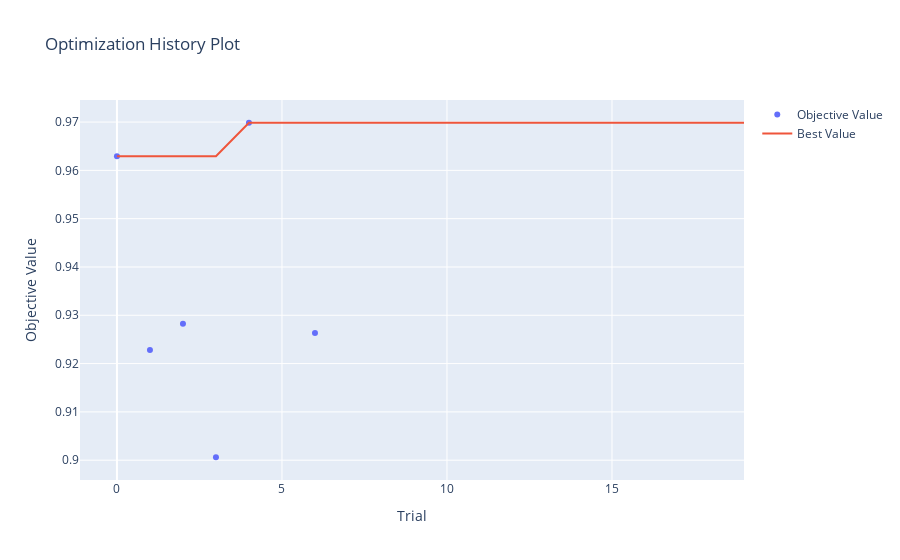
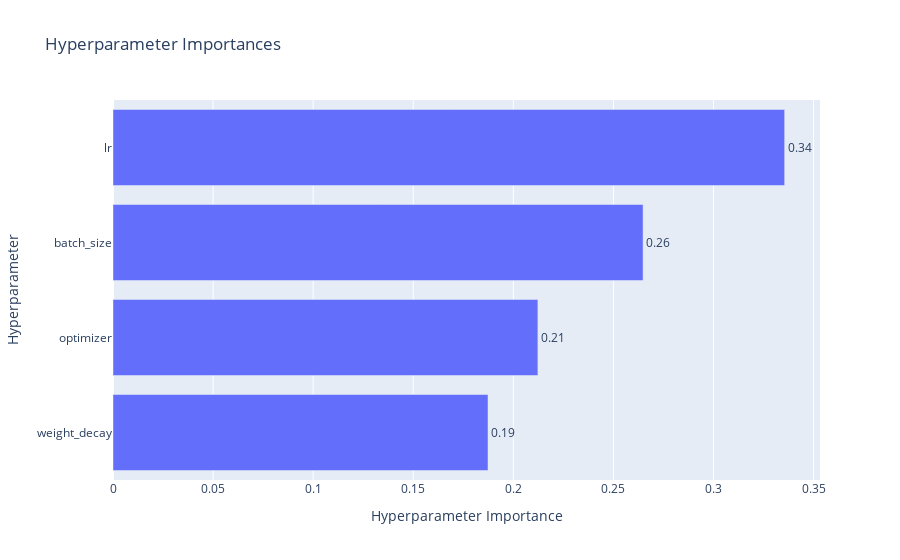
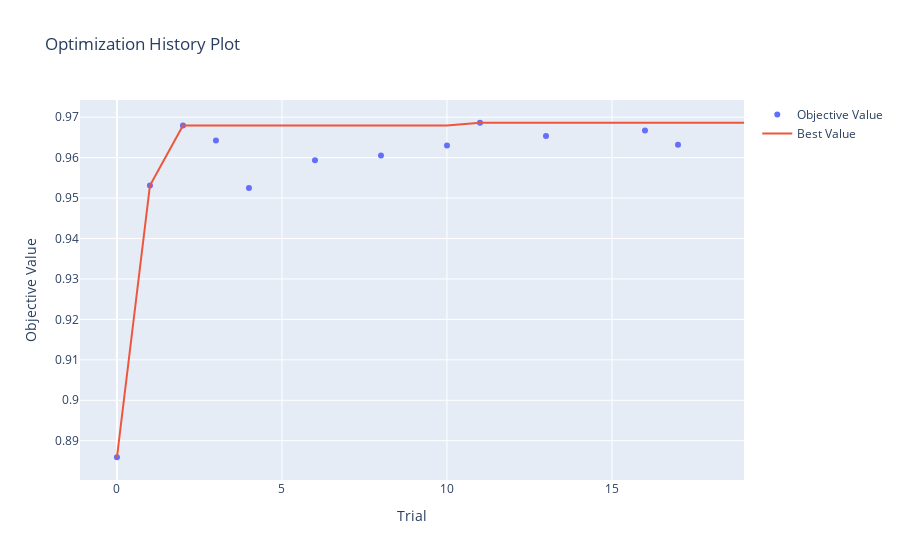
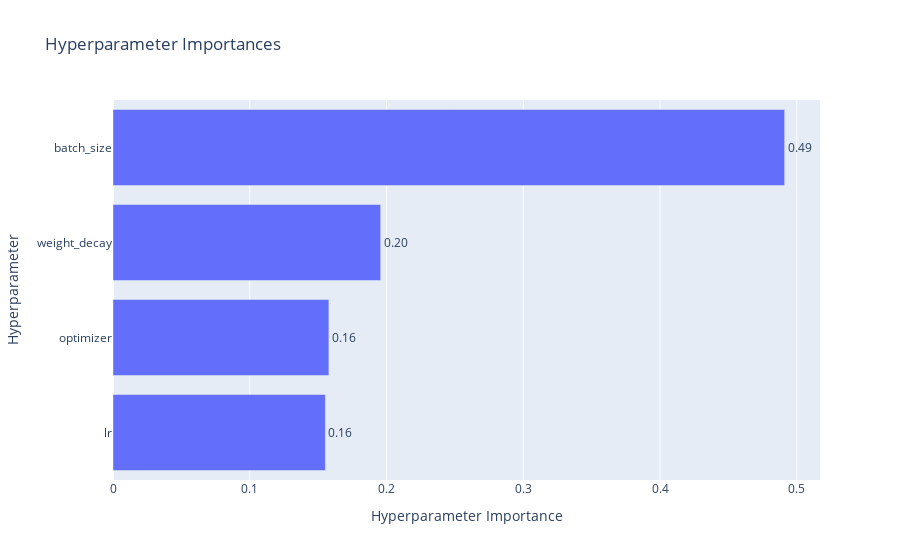

These figures' notebook cell, in order:
### Code cell
device = torch.device("cuda" if torch.cuda.is_available() else "cpu")

def define_model(model_name):
    if model_name == "resnet50":
        model = models.resnet50(pretrained=True)
        model.fc = nn.Linear(model.fc.in_features, 2)
    elif model_name == "densenet121":
        model = models.densenet121(pretrained=True)
        model.classifier = nn.Linear(model.classifier.in_features, 2)
    elif model_name == "vit_b_16":
        model = timm.create_model("vit_base_patch16_224", pretrained=True)
        model.head = nn.Linear(model.head.in_features, 2)
    elif model_name == "swin_t":
        model = timm.create_model("swin_tiny_patch4_window7_224", pretrained=True, num_classes=2)
    return model

def objective(trial, model_name):
    # Build model
    model = define_model(model_name).to(device)

    # Hyperparameters
    lr = trial.suggest_float("lr", 1e-5, 1e-3, log=True)
    optimizer_name = trial.suggest_categorical("optimizer", ["Adam", "AdamW", "SGD"])
    weight_decay = trial.suggest_float("weight_decay", 1e-5, 1e-3, log=True)
    batch_size = trial.suggest_categorical("batch_size", [16, 32, 64])
    
    # Load & transform data
    train_transform = transforms.Compose([
        transforms.Resize((224, 224)),
        transforms.RandomHorizontalFlip(p=0.5),
        transforms.RandomRotation(degrees=10),  
        transforms.ColorJitter(brightness=0.2, contrast=0.2),
        transforms.ToTensor(),
        transforms.Normalize([0.5], [0.5])
    ])

    val_transform  = transforms.Compose([
        transforms.Resize((224, 224)),
        transforms.ToTensor(),
        transforms.Normalize([0.5], [0.5])
    ])

    train_dataset = datasets.ImageFolder("datasets1/train", transform=train_transform)
    val_dataset = datasets.ImageFolder("datasets1/val", transform=val_transform)

    train_loader = DataLoader(train_dataset, batch_size=batch_size, shuffle=True)
    val_loader = DataLoader(val_dataset, batch_size=batch_size)

    # Optimizer
    if optimizer_name == "Adam":
        optimizer = optim.Adam(model.parameters(), lr=lr, weight_decay=weight_decay)
    elif optimizer_name == "AdamW":
        optimizer = optim.AdamW(model.parameters(), lr=lr, weight_decay=weight_decay)
    else:
        optimizer = optim.SGD(model.parameters(), lr=lr, momentum=0.9, weight_decay=weight_decay)
 
    loss_fn = nn.CrossEntropyLoss()

    # Training loop
    for epoch in range(5):
        model.train()
        for inputs, labels in train_loader:
            inputs, labels = inputs.to(device), labels.to(device)
            optimizer.zero_grad()
            outputs = model(inputs)
            loss =  loss_fn(outputs, labels)
            loss.backward()
            optimizer.step()

        # Validation at each epoch for pruning
        model.eval()
        all_preds = []
        all_labels = []

        with torch.no_grad():
            for inputs, labels in val_loader:
                inputs, labels = inputs.to(device), labels.to(device)
                outputs = model(inputs)
                _, preds = torch.max(outputs, 1)
                all_preds.extend(preds.cpu().numpy())
                all_labels.extend(labels.cpu().numpy())

        epoch_f1 = f1_score(all_labels, all_preds, average='macro')
        
        # Report to Optuna
        trial.report(epoch_f1, epoch)

        # Check if trial should be pruned
        if trial.should_prune():
            raise optuna.exceptions.TrialPruned()

    # Validation
    model.eval()
    all_preds = []
    all_labels = []

    with torch.no_grad():
        for inputs, labels in val_loader:
            inputs, labels = inputs.to(device), labels.to(device)
            outputs = model(inputs)
            _, preds = torch.max(outputs, 1)
            all_preds.extend(preds.cpu().numpy())
            all_labels.extend(labels.cpu().numpy())

    # Calculate macro F1 score
    macro_f1 = f1_score(all_labels, all_preds, average='macro')
    return macro_f1

for model_name in ["resnet50", "densenet121", "vit_b_16", "swin_t"]:
    print(f"Running Optuna study for {model_name}")

    storage = f"sqlite:///hyperparameter/optuna_{model_name}.sqlite"

    pruner = optuna.pruners.MedianPruner(n_startup_trials=5, n_warmup_steps=1)

    study = optuna.create_study(direction="maximize", study_name=model_name, storage=storage, load_if_exists=True, pruner=pruner)
    
    print(f"Trials already completed: {len(study.trials)}")
    
    if len(study.trials) < 20:
        study.optimize(partial(objective, model_name=model_name), n_trials=20 - len(study.trials))

    # Save or print results
    print(f"Best trial for {model_name}:")
    print(study.best_trial)

    optuna.visualization.plot_optimization_history(study).show()
    optuna.visualization.plot_param_importances(study).show()

### Figure 1 — Plotly figure (JSON) as saved in the notebook; plotly's stock layout.template omitted (floating-point values rounded to 4 significant figures)
{"data": [{"mode": "markers", "name": "Objective Value", "type": "scatter", "x": [0, 1, 2, 3, 4, 6], "y": [0.9629, 0.9228, 0.9283, 0.9006, 0.9699, 0.9263]}, {"mode": "lines", "name": "Best Value", "type": "scatter", "x": [0, 1, 2, 3, 4, 5, 6, 7, 8, 9, 10, 11, 12, 13, 14, 15, 16, 17, 18, 19], "y": [0.9629, 0.9629, 0.9629, 0.9629, 0.9699, 0.9699, 0.9699, 0.9699, 0.9699, 0.9699, 0.9699, 0.9699, 0.9699, 0.9699, 0.9699, 0.9699, 0.9699, 0.9699, 0.9699, 0.9699]}, {"marker": {"color": "#cccccc"}, "mode": "markers", "name": "Infeasible Trial", "showlegend": false, "type": "scatter", "x": [], "y": []}], "layout": {"title": {"text": "Optimization History Plot"}, "xaxis": {"title": {"text": "Trial"}}, "yaxis": {"title": {"text": "Objective Value"}}}}

### Figure 2 — Plotly figure (JSON) as saved in the notebook; plotly's stock layout.template omitted (floating-point values rounded to 4 significant figures)
{"data": [{"cliponaxis": false, "hovertemplate": ["weight_decay (FloatDistribution): 0.187354024733409<extra></extra>", "optimizer (CategoricalDistribution): 0.2122743834320252<extra></extra>", "batch_size (CategoricalDistribution): 0.26481945771680276<extra></extra>", "lr (FloatDistribution): 0.3355521341177629<extra></extra>"], "name": "Objective Value", "orientation": "h", "text": ["0.19", "0.21", "0.26", "0.34"], "textposition": "outside", "type": "bar", "x": [0.1874, 0.2123, 0.2648, 0.3356], "y": ["weight_decay", "optimizer", "batch_size", "lr"]}], "layout": {"title": {"text": "Hyperparameter Importances"}, "xaxis": {"title": {"text": "Hyperparameter Importance"}}, "yaxis": {"title": {"text": "Hyperparameter"}}}}

### Figure 3 — Plotly figure (JSON) as saved in the notebook; plotly's stock layout.template omitted (floating-point values rounded to 4 significant figures)
{"data": [{"mode": "markers", "name": "Objective Value", "type": "scatter", "x": [0, 1, 2, 3, 4, 6, 8, 10, 11, 13, 16, 17], "y": [0.8859, 0.9531, 0.968, 0.9642, 0.9525, 0.9593, 0.9605, 0.963, 0.9686, 0.9653, 0.9667, 0.9632]}, {"mode": "lines", "name": "Best Value", "type": "scatter", "x": [0, 1, 2, 3, 4, 5, 6, 7, 8, 9, 10, 11, 12, 13, 14, 15, 16, 17, 18, 19], "y": [0.8859, 0.9531, 0.968, 0.968, 0.968, 0.968, 0.968, 0.968, 0.968, 0.968, 0.968, 0.9686, 0.9686, 0.9686, 0.9686, 0.9686, 0.9686, 0.9686, 0.9686, 0.9686]}, {"marker": {"color": "#cccccc"}, "mode": "markers", "name": "Infeasible Trial", "showlegend": false, "type": "scatter", "x": [], "y": []}], "layout": {"title": {"text": "Optimization History Plot"}, "xaxis": {"title": {"text": "Trial"}}, "yaxis": {"title": {"text": "Objective Value"}}}}

### Figure 4 — Plotly figure (JSON) as saved in the notebook; plotly's stock layout.template omitted (floating-point values rounded to 4 significant figures)
{"data": [{"cliponaxis": false, "hovertemplate": ["lr (FloatDistribution): 0.15529197045132498<extra></extra>", "optimizer (CategoricalDistribution): 0.15785622910751806<extra></extra>", "weight_decay (FloatDistribution): 0.19572686138433662<extra></extra>", "batch_size (CategoricalDistribution): 0.4911249390568204<extra></extra>"], "name": "Objective Value", "orientation": "h", "text": ["0.16", "0.16", "0.20", "0.49"], "textposition": "outside", "type": "bar", "x": [0.1553, 0.1579, 0.1957, 0.4911], "y": ["lr", "optimizer", "weight_decay", "batch_size"]}], "layout": {"title": {"text": "Hyperparameter Importances"}, "xaxis": {"title": {"text": "Hyperparameter Importance"}}, "yaxis": {"title": {"text": "Hyperparameter"}}}}
